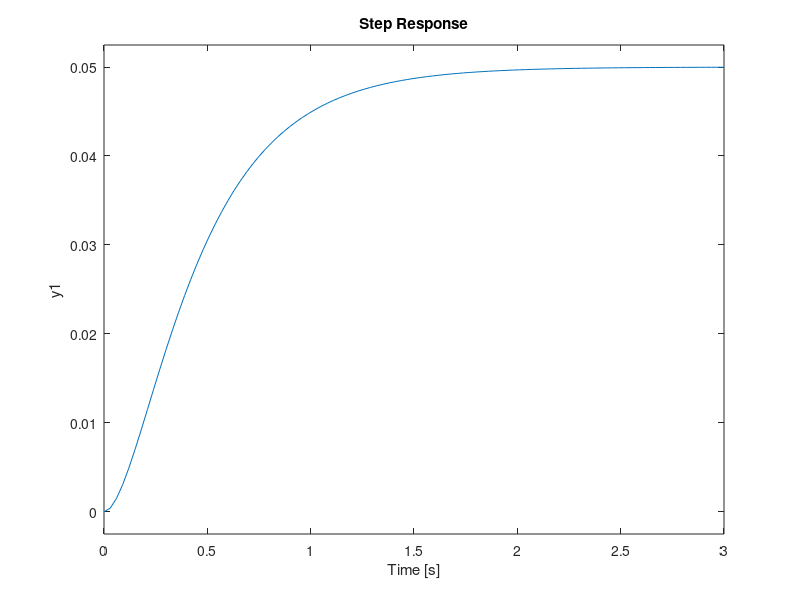
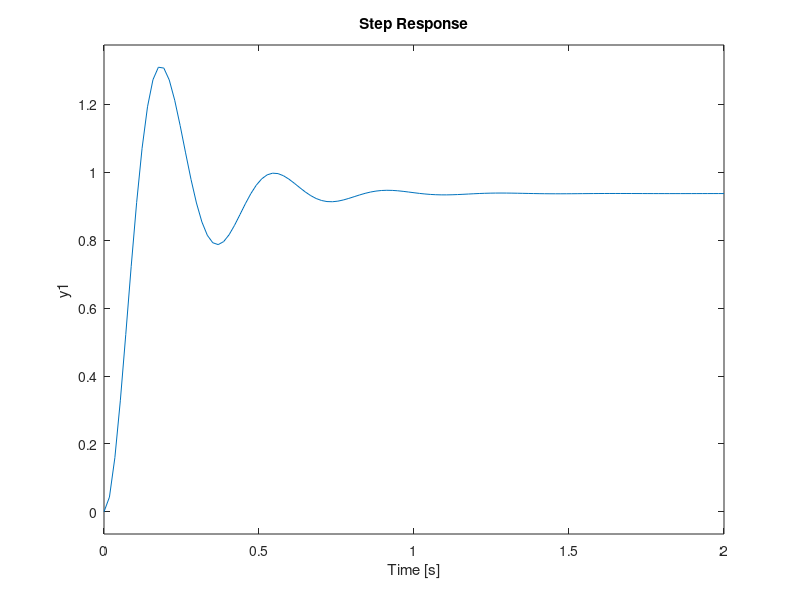
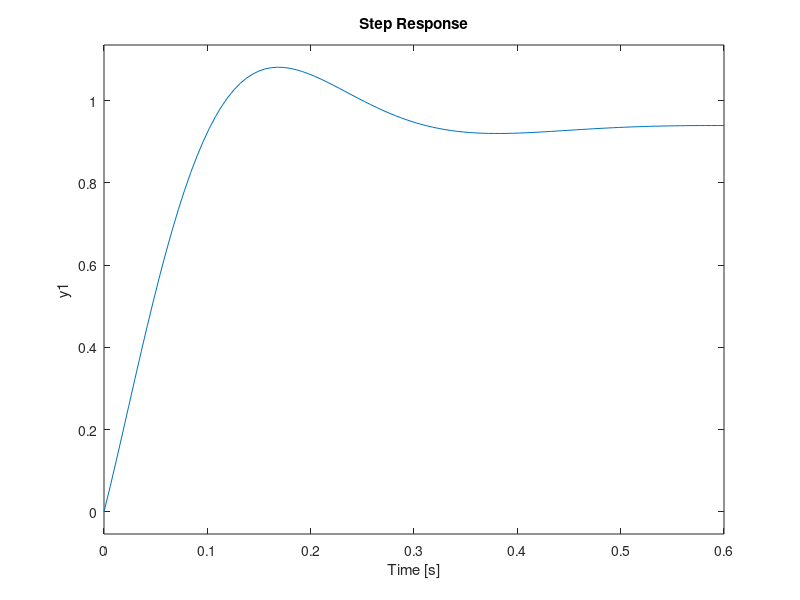
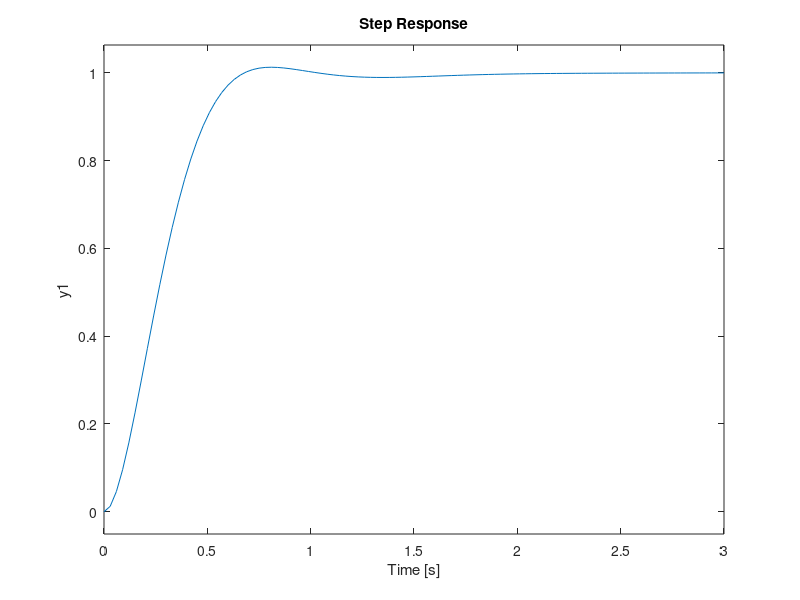

Reproduce these figures in MATLAB, in order.
% PID controller
G = tf([1], [1 10 20])

% Open loop Step Response
figure(1)
step(G)
grid

% P controller
Kp = 300
C = pid(Kp)
T = feedback(C*G, 1)
figure(2)
step(T)
grid

% PD controller
Kp = 300
Kd = 10
C = pid(Kp, 0, Kd)
T = feedback(C*G, 1)
figure(3)
step(T)
grid

% PI controller
Kp = 30
Ki = 70
C = pid(Kp, Ki)
T = feedback(C*G, 1)
figure(4)
step(T)
grid

% PID controller
Kp = 350
Ki = 300
Kd = 50
C = pid(Kp, Ki, Kd)
T = feedback(C*G, 1)
figure(5)
step(T)
